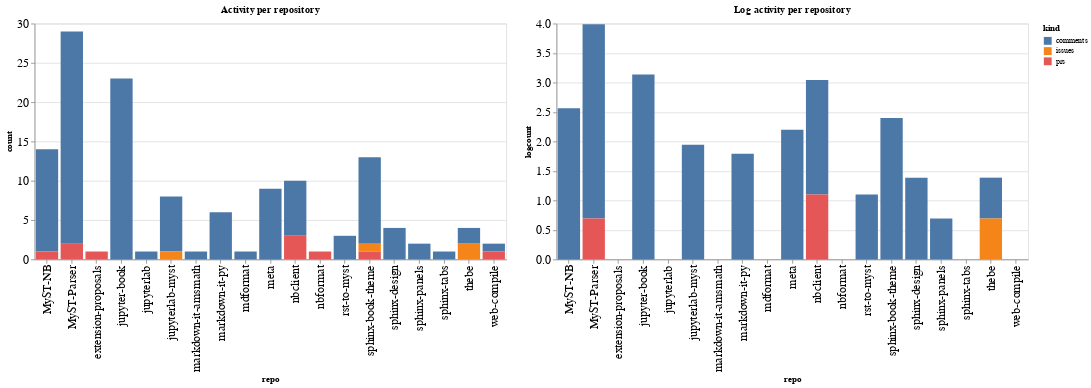

Notebook code for this chart:
### Code cell
ch1 = alt.Chart(repo_summaries, width=600, title="Activity per repository").mark_bar().encode(
    x='repo',
    y='count',
    color='kind',
    tooltip="kind"
)

ch2 = alt.Chart(repo_summaries, width=600, title="Log activity per repository").mark_bar().encode(
    x='repo',
    y='logcount',
    color='kind',
    tooltip="kind"
)

ch1 | ch2

### Figure 1 — Vega-Lite specification as saved in the notebook (floating-point values rounded to 4 significant figures)
{"config": {"axisLeft": {"labelFontSize": 15}, "axisBottom": {"labelFontSize": 15}}, "hconcat": [{"mark": "bar", "encoding": {"color": {"type": "nominal", "field": "kind"}, "tooltip": {"type": "nominal", "field": "kind"}, "x": {"type": "nominal", "field": "repo"}, "y": {"type": "quantitative", "field": "count"}}, "title": "Activity per repository", "width": 600}, {"mark": "bar", "encoding": {"color": {"type": "nominal", "field": "kind"}, "tooltip": {"type": "nominal", "field": "kind"}, "x": {"type": "nominal", "field": "repo"}, "y": {"type": "quantitative", "field": "logcount"}}, "title": "Log activity per repository", "width": 600}], "data": {"name": "data-208aec9f330407868b37cd1d1b4013ef"}, "$schema": "https://vega.github.io/schema/vega-lite/v4.8.1.json", "datasets": {"data-208aec9f330407868b37cd1d1b4013ef": [{"repo": "MyST-NB", "kind": "comments", "count": 13, "logcount": 2.565}, {"repo": "MyST-NB", "kind": "prs", "count": 1, "logcount": 0.0}, {"repo": "MyST-Parser", "kind": "comments", "count": 27, "logcount": 3.296}, {"repo": "MyST-Parser", "kind": "prs", "count": 2, "logcount": 0.6931}, {"repo": "extension-proposals", "kind": "prs", "count": 1, "logcount": 0.0}, {"repo": "jupyter-book", "kind": "comments", "count": 23, "logcount": 3.135}, {"repo": "jupyterlab", "kind": "comments", "count": 1, "logcount": 0.0}, {"repo": "jupyterlab-myst", "kind": "comments", "count": 7, "logcount": 1.946}, {"repo": "jupyterlab-myst", "kind": "issues", "count": 1, "logcount": 0.0}, {"repo": "markdown-it-amsmath", "kind": "comments", "count": 1, "logcount": 0.0}, {"repo": "markdown-it-py", "kind": "comments", "count": 6, "logcount": 1.792}, {"repo": "mdformat", "kind": "comments", "count": 1, "logcount": 0.0}, {"repo": "meta", "kind": "comments", "count": 9, "logcount": 2.197}, {"repo": "nbclient", "kind": "comments", "count": 7, "logcount": 1.946}, {"repo": "nbclient", "kind": "prs", "count": 3, "logcount": 1.099}, {"repo": "nbformat", "kind": "prs", "count": 1, "logcount": 0.0}, {"repo": "rst-to-myst", "kind": "comments", "count": 3, "logcount": 1.099}, {"repo": "sphinx-book-theme", "kind": "comments", "count": 11, "logcount": 2.398}, {"repo": "sphinx-book-theme", "kind": "issues", "count": 1, "logcount": 0.0}, {"repo": "sphinx-book-theme", "kind": "prs", "count": 1, "logcount": 0.0}, {"repo": "sphinx-design", "kind": "comments", "count": 4, "logcount": 1.386}, {"repo": "sphinx-panels", "kind": "comments", "count": 2, "logcount": 0.6931}, {"repo": "sphinx-tabs", "kind": "comments", "count": 1, "logcount": 0.0}, {"repo": "thebe", "kind": "comments", "count": 2, "logcount": 0.6931}, {"repo": "thebe", "kind": "issues", "count": 2, "logcount": 0.6931}, {"repo": "web-compile", "kind": "comments", "count": 1, "logcount": 0.0}, {"repo": "web-compile", "kind": "prs", "count": 1, "logcount": 0.0}]}}
